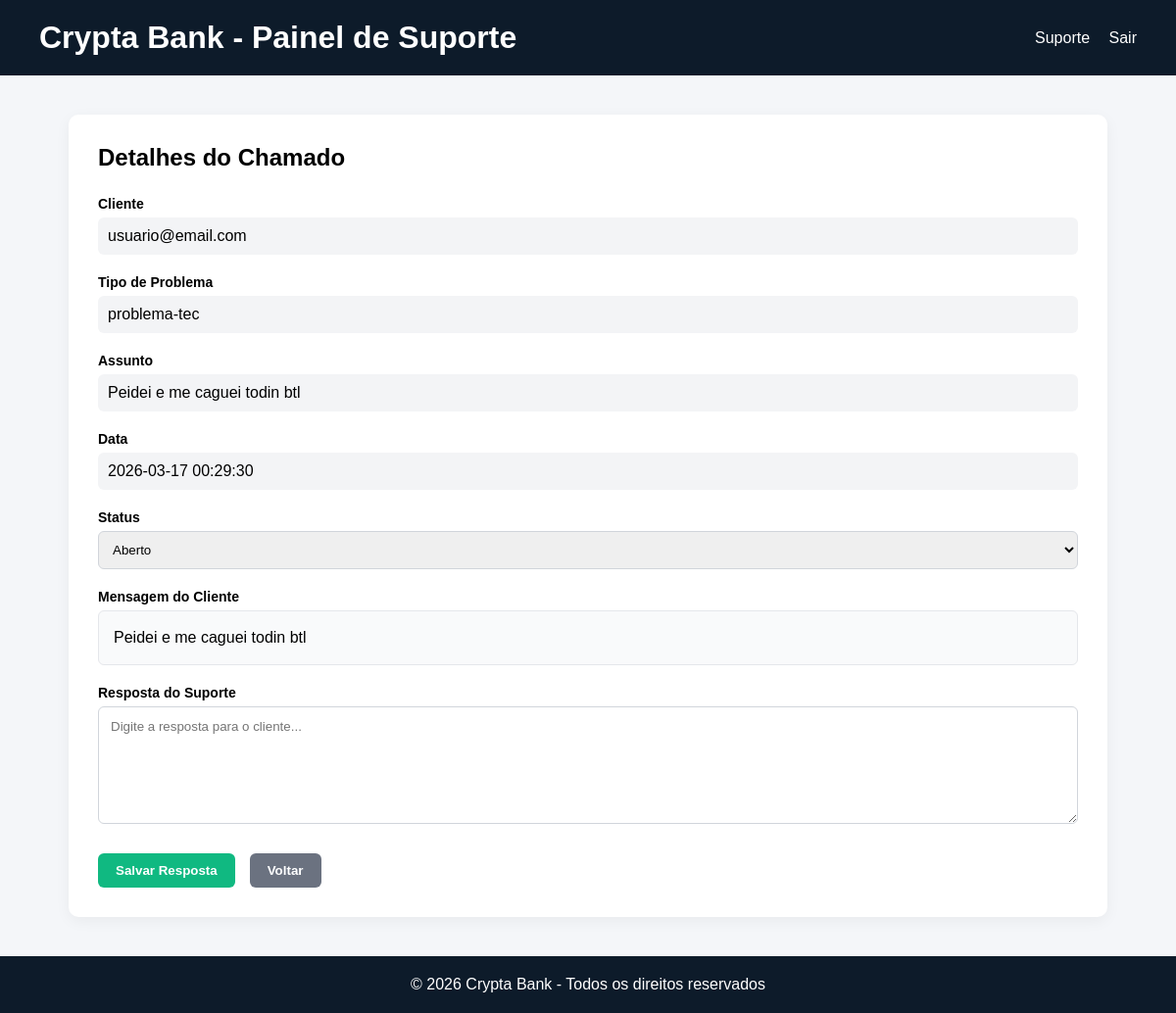
Page /admin/suporte/detalhes?id=1 on the committed database.
### tables this page shows
CREATE TABLE mensagens_suporte(
    id INTEGER PRIMARY KEY AUTOINCREMENT,
    enviado_em DATE DEFAULT CURRENT_TIMESTAMP,
    email TEXT,
    categoria TEXT,
    assunto TEXT,
    problema TEXT
);

### cryptabank/routes.py (the view)
@app.route('/admin/suporte/detalhes', methods=['GET'])
def detalhes_chamado():
    id_chamado = request.args.get('id')
    chamado = database.get_chamado_by_id(id_chamado)
    return render_template('admin/detalhes_chamado.html', chamado=chamado)

### cryptabank/models.py (called while the page is built)
    def get_chamado_by_id(self, id):
        consulta = self.cur.execute('SELECT * FROM mensagens_suporte WHERE id=?;', (id,)).fetchone()
        return dict(consulta)

### cryptabank/templates/admin/detalhes_chamado.html (shortened to what this page needs)
<!DOCTYPE html>
<html lang="pt-br">
<head>
    <link rel="stylesheet" href="{{ url_for('static', filename='css/suporte_admin.css') }}">
</head>
<body>
    <header class="header-admin">
        <h1>Crypta Bank - Painel de Suporte</h1>
        <div class="admin-info">
            <span>Suporte</span>
            <a href="{{ url_for('homepage') }}">Sair</a>
        </div>
    </header>
    <main class="container-admin">
        <section class="card-admin">
            <h2>Detalhes do Chamado</h2>
            <div class="detalhe-chamado">
                <div class="campo">
                    <label>Cliente</label>
                    <p id="cliente"> {{ chamado.email }} </p>
                </div>
                <div class="campo">
                    <label>Tipo de Problema</label>
                    <p id="assunto"> {{ chamado.categoria }} </p>
                </div>
                <div class="campo">
                    <label>Assunto</label>
                    <p id="assunto"> {{ chamado.problema }} </p>
                </div>
                <div class="campo">
                    <label>Data</label>
                    <p id="data"> {{ chamado.enviado_em }} </p>
                </div>
                <div class="campo">
                    <label>Status</label>
                    <select id="status">
                        <option value="aberto">Aberto</option>
                    </select>
                </div>
                <div class="campo">
                    <label>Mensagem do Cliente</label>
                    <div class="mensagem-cliente" id="mensagem">
                        {{ chamado.problema }}
                    </div>
                </div>
                <div class="campo">
                    <label>Resposta do Suporte</label>
                    <textarea id="resposta" placeholder="Digite a resposta para o cliente..."></textarea>
                </div>
                <div class="acoes">
                    <button onclick="salvarResposta()">Salvar Resposta</button>
                    <button onclick="voltar()">Voltar</button>
                </div>
            </div>
        </section>
    </main>
    <footer class="footer">
        <p>© 2026 Crypta Bank - Todos os direitos reservados</p>
    </footer>
</body>
</html>

### cryptabank/static/css/suporte_admin.css (style rules this page uses)
* { margin: 0; padding: 0; box-sizing: border-box; font-family: Arial, sans-serif; }
body { background-color: #f4f6f9; }
.header-admin { background-color: #0d1b2a; color: white; padding: 20px 40px; display: flex; justify-content: space-between; align-items: center; }
.header-admin a { color: white; text-decoration: none; margin-left: 15px; }
.container-admin { padding: 40px; max-width: 1100px; margin: auto; }
.card-admin { background: white; padding: 30px; border-radius: 12px; box-shadow: 0 5px 15px rgba(0,0,0,0.05); }
.card-admin h2 { margin-bottom: 20px; }
.container-admin { max-width:1100px; margin:40px auto; padding:0 20px; }
.card-admin { background:#ffffff; padding:30px; border-radius:10px; box-shadow:0 4px 15px rgba(0,0,0,0.05); }
.card-admin h2 { margin-bottom:25px; }
.detalhe-chamado { display:flex; flex-direction:column; gap:20px; }
.campo { display:flex; flex-direction:column; gap:6px; }
.campo label { font-weight:bold; font-size:14px; }
.campo p { background:#f3f4f6; padding:10px; border-radius:6px; }
.mensagem-cliente { background:#f9fafb; border:1px solid #e5e7eb; padding:15px; border-radius:6px; line-height:1.5; }
select { padding:10px; border-radius:6px; border:1px solid #d1d5db; }
textarea { width:100%; min-height:120px; padding:12px; border-radius:6px; border:1px solid #d1d5db; resize:vertical; }
.acoes { display:flex; gap:15px; margin-top:10px; }
.acoes button { border:none; padding:10px 18px; border-radius:6px; cursor:pointer; font-weight:bold; transition:0.2s; }
.acoes button:first-child { background:#10b981; color:white; }
.acoes button:last-child { background:#6b7280; color:white; }
.footer { background-color: #0d1b2a; color: white; text-align: center; padding: 20px; }

### rows in the picture
mensagens_suporte: email "usuario@email.com", categoria "problema-tec", problema "Peidei e me caguei todin btl", enviado_em "2026-03-17 00:29:30"
